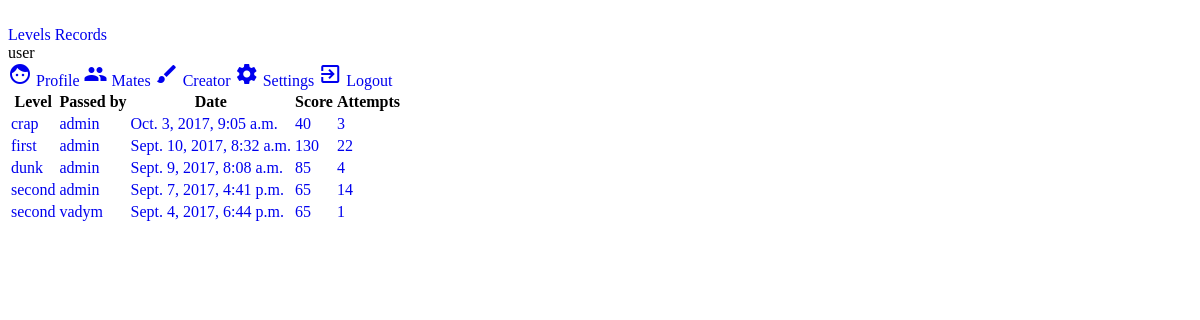
The page /records (signed in) on the database its author committed.
### pluto/models.py (models this page shows, shortened)
class User(AbstractUser):
    image = models.ImageField(default='no_image.png', upload_to=user_directory_image_path)
    points = models.FloatField(default=10, blank=False)
    skin = models.CharField(default='polo', blank=False, max_length=32)

class Record(models.Model):
    to = models.ForeignKey(Level, related_name='result_to', on_delete=models.CASCADE, blank=False, null=False)
    by = models.ForeignKey(User, related_name='result_by', on_delete=models.CASCADE, blank=False, null=False)
    date = models.DateTimeField(default=timezone.now, blank=False)
    attempts = models.IntegerField(blank=False)
    program = models.TextField(max_length=512)
    result = models.BooleanField(default=False, blank=False)
    score = models.IntegerField(default=0, blank=False)

class Level(models.Model):
    name = models.CharField(max_length=128, blank=False)
    date = models.DateTimeField(default=timezone.datetime.now, blank=False)
    by = models.ForeignKey(User, on_delete=models.CASCADE, blank=False, null=False)
    tilemap = models.TextField(max_length=1024)
    command_forward = models.IntegerField(blank=True)
    command_backward = models.IntegerField(blank=True)
    command_left = models.IntegerField(blank=True)
    command_right = models.IntegerField(blank=True)
    command_lo = models.IntegerField(blank=True)
    command_op = models.IntegerField(blank=True)
    hero_x = models.IntegerField(blank=False)
    hero_y = models.IntegerField(blank=False)
    hero_dir = models.IntegerField(blank=False)

### pluto/views.py (the view, shortened to what this page needs)
# urls.py: url(r'^records', views.record),
@login_required(login_url='/login')
def record(request, level_id=None, by_id=None):
    if request.method == 'POST':
        by_id = request.user.id
    if level_id and by_id:
        try:
            current_level = models.Level.objects.get(id=level_id)
        except ObjectDoesNotExist:
            messages.error(request, "No such level.")
            return levels(request)
        if request.method == 'POST':
            try:
                current = models.Record.objects.get(by=by_id, to=level_id)
            except ObjectDoesNotExist:
                current = models.Record()
                current.by = request.user
                current.to = current_level
                current.attempts = 0
            current.attempts += int(request.POST['attempts'])
            current.date = timezone.localtime(timezone.now())
            program = json.loads(request.POST['program'])
            score = 0
            for i in program:
                if i == 'forward' or i == 'backward':
                    score += models.move_value
                elif i == 'left' or i == 'right':
                    score += models.turn_value
                elif i == 'lo' or i == 'op':
                    score += models.loop_value
            max_score = (current_level.command_forward + current_level.command_backward) * models.move_value
            max_score += (current_level.command_right + current_level.command_left) * models.turn_value
            max_score += (current_level.command_lo + current_level.command_op) * models.loop_value
            score = max_score * 2 - score
            if not current.score or score > current.score:
                current.score = score
                current.program = program
            current.save()
            messages.success(request, "Good job! Now you are " + ordinal(
                current.ranking()) + " in " + current_level.name + " level rating.")
        else:
            try:
                current = models.Record.objects.get(to=level_id, by=by_id)
            except ObjectDoesNotExist:
                messages.error(request, "No records like this.")
                return record(request, current_level)
        return render(request, 'result.html', {'result': current})
    else:
        context = {}
        if level_id:
            try:
                current_level = models.Level.objects.get(id=level_id)
            except ObjectDoesNotExist:
                messages.error(request, "No such level yet.")
                return record(request)
            try:
                results = models.Record.objects.filter(to=current_level).order_by('score')
            except ObjectDoesNotExist:
                messages.warning(request, "None passed this level yet.")
                return level(request, current_level)
            context['level'] = current_level
        else:
            results = models.Record.objects.all().order_by('-date')
        context['records'] = results
        return render(request, 'results.html', context)

### templates/results.html (shortened to what this page needs)
{% extends 'base.html' %}
{% block content %}
    <div class="mdl-grid">
        <table class="mdl-cell mdl-cell--12-col mdl-data-table mdl-js-data-table mdl-shadow--2dp">
        <thead>
            <tr>
                 <th class="mdl-data-table__cell--non-numeric">Level</th>
                 <th class="mdl-data-table__cell--non-numeric">Passed by</th>
                 <th class="mdl-layout--large-screen-only">Date</th>
                 <th>Score</th>
                 <th>Attempts</th>
            </tr>
        </thead>
        <tbody>
                {% for i in records %}
                    <tr>
                        <td class="mdl-data-table__cell--non-numeric"><a href="/level/{{ i.to.id }}">{{ i.to.name }}</a></td>
                        <td class="mdl-data-table__cell--non-numeric">
                            <a href="/profile/{{ i.by.id }}">
                            <span class="mdl-chip">
                                    <span class="mdl-chip__text">
                                        {{ i.by.username }}
                                    </span>
                            </span>
                            </a></td>
                        <td class="mdl-layout--large-screen-only">
                            <a href="/record/level={{ i.to.id }}&user={{ i.by.id }}">
                                    {{ i.date }}
                            </a>
                        </td>
                        <td><a href="/record/level={{ i.to.id }}&user={{ i.by.id }}">
                            <span class="mdl-chip">
                                    <span class="mdl-chip__text">
                                        {{ i.score }}
                                    </span>
                            </span>
                        </a></td>
                        <td><a href="/record/level={{ i.to.id }}&user={{ i.by.id }}">
                            <span class="mdl-chip">
                                    <span class="mdl-chip__text">
                                        {{ i.attempts }}
                                    </span>
                            </span>
                            </a>
                        </td>
                    </tr>
                {% endfor %}
        </tbody>
        </table>
    </div>
{% endblock %}

### templates/base.html (shortened to what this page needs)
<!DOCTYPE html>
<html lang="en">
{% block head %}
<head>
    {% include 'include/material.html' %}
    {% include 'include/custom.html' %}
    {% block favicon %}
        {% load staticfiles %}
    {% endblock %}
</head>
{%  endblock %}
<body class="mdl-demo mdl-color--grey-100 mdl-color-text--grey-700 mdl-base">
    <div class="mdl-layout mdl-js-layout mdl-layout--fixed-header">
    {% block navigation %}
              <header class="mdl-layout__header">
                <div class="mdl-layout__header-row">
                  <span class="mdl-layout-title"><a href="/">Pluto</a></span>
                  <nav class="mdl-navigation">
                    <a class="mdl-navigation__link" href="/levels">Levels</a>
                    <a class="mdl-navigation__link" href="/records">Records</a>
                  </nav>
                </div>
              </header>
              <div class="mdl-layout__drawer">
                <span class="mdl-layout-title">
                    {% if request.user.is_authenticated %}
                        {{ request.user.username }}
                    {% else %}
                        Anonymous
                    {% endif %}
                </span>
                <nav class="mdl-navigation">
                    {% if request.user.is_authenticated %}
                        <a class="mdl-navigation__link" href="/me"><i class="material-icons">face</i> Profile</a>
                        <a class="mdl-navigation__link" href="/mates"><i class="material-icons">people</i> Mates</a>
                        <a class="mdl-navigation__link" href="/creator"><i class="material-icons">brush</i> Creator</a>
                        <a class="mdl-navigation__link" href="/settings"><i class="material-icons">settings</i> Settings</a>
                        <a class="mdl-navigation__link" href="/logout"><i class="material-icons">exit_to_app</i> Logout</a>
                    {% else %}
                        <a class="mdl-navigation__link" href="/login"><i class="material-icons">account_circle</i> Login</a>
                        <a class="mdl-navigation__link" href="/signup"><i class="material-icons">assignment</i> SignUp</a>
                    {% endif %}
                </nav>
              </div>
    {% endblock %}
    {% block body %}
        <main class="mdl-layout__content">
        {% block content %}{% endblock %}
        </main>
    {% endblock %}
    </div>
</body>
</html>

### PlutoGame/static/style.css (style rules this page uses)
a { text-decoration: none; }
.mdl-layout-title a { color: white; }

### rows shown on the page
User: user.username "user"
Record: to.name "crap", by.username "admin", date "Oct. 3, 2017, 9:05 a.m.", score "40", attempts "3"
Record: to.name "first", by.username "admin", date "Sept. 10, 2017, 8:32 a.m.", score "130", attempts "22"
Record: to.name "dunk", by.username "admin", date "Sept. 9, 2017, 8:08 a.m.", score "85", attempts "4"
Record: to.name "second", by.username "admin", date "Sept. 7, 2017, 4:41 p.m.", score "65", attempts "14"
Record: to.name "second", by.username "vadym", date "Sept. 4, 2017, 6:44 p.m.", score "65", attempts "1"
